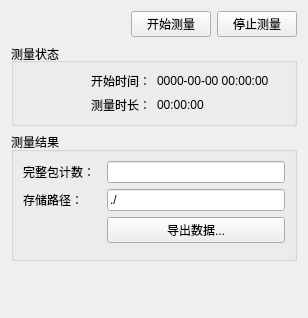
<?xml version="1.0" encoding="UTF-8"?>
<ui version="4.0">
 <class>ParticalWindow</class>
 <widget class="QWidget" name="ParticalWindow">
  <property name="geometry">
   <rect>
    <x>0</x>
    <y>0</y>
    <width>308</width>
    <height>318</height>
   </rect>
  </property>
  <property name="windowTitle">
   <string>粒子数据采集</string>
  </property>
  <layout class="QVBoxLayout" name="verticalLayout_2">
   <item>
    <widget class="QWidget" name="widget_right" native="true">
     <property name="minimumSize">
      <size>
       <width>260</width>
       <height>0</height>
      </size>
     </property>
     <property name="maximumSize">
      <size>
       <width>300</width>
       <height>16777215</height>
      </size>
     </property>
     <layout class="QVBoxLayout" name="verticalLayout">
      <property name="leftMargin">
       <number>0</number>
      </property>
      <property name="topMargin">
       <number>0</number>
      </property>
      <property name="rightMargin">
       <number>0</number>
      </property>
      <property name="bottomMargin">
       <number>0</number>
      </property>
      <item>
       <widget class="QWidget" name="widget_2" native="true">
        <layout class="QHBoxLayout" name="horizontalLayout_2">
         <property name="leftMargin">
          <number>0</number>
         </property>
         <property name="topMargin">
          <number>0</number>
         </property>
         <property name="rightMargin">
          <number>0</number>
         </property>
         <property name="bottomMargin">
          <number>0</number>
         </property>
         <item>
          <spacer name="horizontalSpacer_3">
           <property name="orientation">
            <enum>Qt::Horizontal</enum>
           </property>
           <property name="sizeHint" stdset="0">
            <size>
             <width>207</width>
             <height>20</height>
            </size>
           </property>
          </spacer>
         </item>
         <item>
          <widget class="QPushButton" name="pushButton_start">
           <property name="text">
            <string>开始测量</string>
           </property>
          </widget>
         </item>
         <item>
          <widget class="QPushButton" name="pushButton_stop">
           <property name="text">
            <string>停止测量</string>
           </property>
          </widget>
         </item>
        </layout>
       </widget>
      </item>
      <item>
       <widget class="QGroupBox" name="groupBox_3">
        <property name="title">
         <string>测量状态</string>
        </property>
        <property name="alignment">
         <set>Qt::AlignLeading|Qt::AlignLeft|Qt::AlignVCenter</set>
        </property>
        <layout class="QGridLayout" name="gridLayout_2">
         <item row="0" column="1">
          <widget class="QLabel" name="label_2">
           <property name="text">
            <string>0000-00-00 00:00:00</string>
           </property>
          </widget>
         </item>
         <item row="0" column="0">
          <widget class="QLabel" name="label">
           <property name="text">
            <string>开始时间：</string>
           </property>
           <property name="alignment">
            <set>Qt::AlignRight|Qt::AlignTrailing|Qt::AlignVCenter</set>
           </property>
          </widget>
         </item>
         <item row="1" column="0">
          <widget class="QLabel" name="label_4">
           <property name="text">
            <string>测量时长：</string>
           </property>
           <property name="alignment">
            <set>Qt::AlignRight|Qt::AlignTrailing|Qt::AlignVCenter</set>
           </property>
          </widget>
         </item>
         <item row="1" column="1">
          <widget class="QLabel" name="label_5">
           <property name="text">
            <string>00:00:00</string>
           </property>
          </widget>
         </item>
        </layout>
       </widget>
      </item>
      <item>
       <widget class="QGroupBox" name="groupBox">
        <property name="layoutDirection">
         <enum>Qt::LeftToRight</enum>
        </property>
        <property name="title">
         <string>测量结果</string>
        </property>
        <property name="flat">
         <bool>false</bool>
        </property>
        <property name="checkable">
         <bool>false</bool>
        </property>
        <layout class="QGridLayout" name="gridLayout_5">
         <property name="leftMargin">
          <number>9</number>
         </property>
         <property name="topMargin">
          <number>9</number>
         </property>
         <property name="rightMargin">
          <number>9</number>
         </property>
         <property name="bottomMargin">
          <number>9</number>
         </property>
         <item row="3" column="0" colspan="3">
          <widget class="QWidget" name="widget_3" native="true">
           <layout class="QHBoxLayout" name="horizontalLayout_3">
            <property name="leftMargin">
             <number>0</number>
            </property>
            <property name="topMargin">
             <number>0</number>
            </property>
            <property name="bottomMargin">
             <number>0</number>
            </property>
           </layout>
          </widget>
         </item>
         <item row="2" column="2">
          <widget class="QPushButton" name="pushButton_save">
           <property name="text">
            <string>导出数据...</string>
           </property>
          </widget>
         </item>
         <item row="1" column="2">
          <widget class="QLineEdit" name="lineEdit_path">
           <property name="text">
            <string>./</string>
           </property>
          </widget>
         </item>
         <item row="0" column="0">
          <widget class="QLabel" name="label_3">
           <property name="text">
            <string>完整包计数：</string>
           </property>
          </widget>
         </item>
         <item row="1" column="0">
          <widget class="QLabel" name="label_24">
           <property name="text">
            <string>存储路径：</string>
           </property>
          </widget>
         </item>
         <item row="0" column="2">
          <widget class="QLineEdit" name="lineEdit_pkgCount">
           <property name="readOnly">
            <bool>true</bool>
           </property>
          </widget>
         </item>
        </layout>
       </widget>
      </item>
      <item>
       <spacer name="verticalSpacer">
        <property name="orientation">
         <enum>Qt::Vertical</enum>
        </property>
        <property name="sizeHint" stdset="0">
         <size>
          <width>20</width>
          <height>40</height>
         </size>
        </property>
       </spacer>
      </item>
     </layout>
    </widget>
   </item>
  </layout>
 </widget>
 <resources/>
 <connections/>
</ui>
